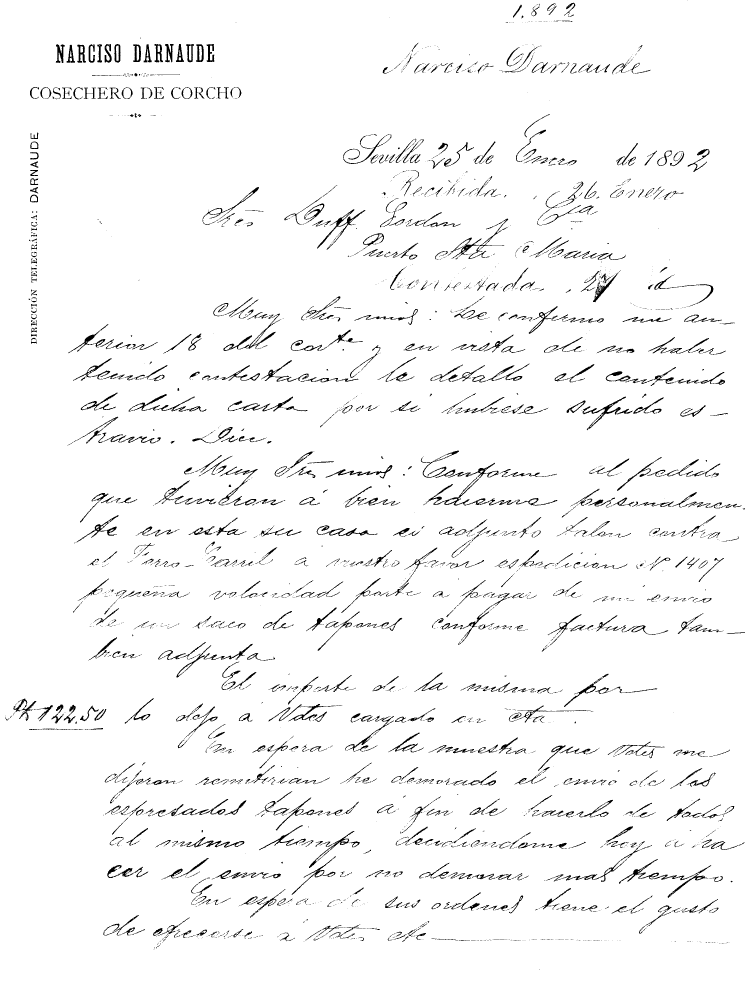
#> input picture Narciso2_met_1_vec_0_sig_0_thr_134.png, 2233 x 2960 px, found by its file name (shown at 1/3 size)
$ python main_simple.py
#> lines starting #> are read from the running program, lines starting #| are printed output that depends on the picture; after the words box and inside, x2 and y2 are one past the last pixel; in counts of white or black regions, pixels touching at a corner belong together
### Separacion.py
import numpy as np
from skimage import measure

class Separacion:
    def vert_hist(self, img):
        hist = np.sum(img, 1)
        return hist

    def hor_hist(self, img):
        hist = np.sum(img, 0)
        return hist

    # Entrada: Histograma horizontal
    # Salida: Tuplet: (Coordenada horizontal de la división de la página, longitud de la racha máxima de mínimos en el
    #       histograma). El segundo valor del tuplet se utiliza para saber si el documento tiene una columna de texto
    #       únicamente y no necesita ser dividido
    # [29 lines left out: function columnas, not called in this run]

    # Entrada: Histograma vertical
    # Entrada: Valor mínimo sobre el que realizar la media para colocar las líneas de separación
    # Salidas: Vectores de coordenadas 'y' de inicio y final de línea
    def filas(self, histograma, umbral):
        long = histograma.size
        inicioFila = []
        finalFila = []
        inicio =[]
        final = []

        # Detectar inicio de la primera fila
        inicioPrimeraFila = 0
        for x in range(0, long - 1):
            if (histograma[x] <= umbral) & (histograma[x] > 0):
                inicioPrimeraFila = x
                break
        # Detectar final de la última fila
        finalUltimaFila = long - 1
        for x in range(long - 1, 0, -1):
            if (histograma[x] <= umbral) & (histograma[x] > 0):
                finalUltimaFila = x
                break
        #Detectar filas
        for x in range(inicioPrimeraFila, finalUltimaFila):
            # Detectar inicio de fila
            if (histograma[x] < umbral) & (histograma[x + 1] >= umbral):
                inicioFila.append(x + 1)
            # Detectar final de fila
            if (histograma[x] >= umbral) & (histograma[x + 1] < umbral):
                finalFila.append(x)

        inicio.append(inicioPrimeraFila)

        numeroFilas = len(inicioFila)
        zeros_ini = np.zeros(numeroFilas)
        zeros_fin = np.zeros(numeroFilas)

        for x in range(0, numeroFilas - 1):
            zeros_fin[x] = finalFila[x]
            zeros_ini[x] = inicioFila[x + 1]

            for y in range(finalFila[x], inicioFila[x + 1]):
                if (histograma[y] == 0) & (histograma[y + 1] > 0):
                    zeros_ini[x] = y + 1

                if (histograma[y] > 0) & (histograma[y + 1] == 0):
                    zeros_fin[x] = y

            if (zeros_ini[x] == inicioFila[x + 1]) & (zeros_fin[x] == finalFila[x]):
                index = np.argmin(histograma[finalFila[x]:inicioFila[x + 1]]) + finalFila[x]
                final.append(index)
                inicio.append(index)
            else:
                final.append(int(zeros_fin[x]))
                inicio.append(int(zeros_ini[x]))

        final.append(finalUltimaFila)

        return (inicio, final)

    # Entrada: Histograma horizontal de la fila
    # Entrada: Valor mínimo sobre el que realizar la media para colocar las líneas de separación
    # Salidas: Vectores de coordenadas 'x' de inicio y final de palabra
    def palabras(self, histograma, minimo_hueco, minimo_palabra):
        long = histograma.size
        ini = []
        fin = []
        inicios = []
        finales = []
        inicios_ok = []
        finales_ok = []

        for x in range(0, long-1):
            if (histograma[x] == 0) & (histograma[x + 1] > 0):
                ini.append(x + 1)

            if (histograma[x] > 0) & (histograma[x + 1] == 0):
                fin.append(x)

        inicios.append(ini[0])

        for x in range(0,len(ini)-1):
            if (ini[x+1]-fin[x]) > minimo_hueco:
                finales.append(fin[x])
                inicios.append(ini[x+1])

        finales.append(fin[len(fin)-1])

        for x in range(0,len(inicios)):
            if finales[x]-inicios[x] > minimo_palabra:
                inicios_ok.append(inicios[x])
                finales_ok.append(finales[x])

        return (inicios_ok,finales_ok)


    # [54 lines left out: functions ajustar, ampliar, borde, not called in this run]

### Filtros.py
import cv2
import numpy as np


class Filtros:
    # Entrada:  1. Histograma
    #           2. Ancho para convolucionar en el cálculo de la mediana
    # Salida:   Histograma con la mediana calculada comparando cada punto con los n-vecinos, con n = ancho
    def mediana(self, histograma, ancho):
        long = histograma.size
        filt_hist = []

        for i in range(0, long):
            if i < ancho:
                ordenado = sorted(histograma[0:i+ancho])
                rango = i + ancho
            elif i > (long - ancho):
                ordenado = sorted(histograma[i-ancho:long])
                rango = long - (i-ancho)
            else:
                ordenado = sorted(histograma[i-ancho:i + ancho])
                rango = 2*ancho
            valor = ordenado[int(rango/2)] # Ordenamos los valores y cogemos el de la mitad, redondeando la mitad hacia arriba
            filt_hist.append(valor)

        np_array_filt_hist = np.array(filt_hist)
        return np_array_filt_hist

    # [20 lines left out: function media, not called in this run]

### main_simple.py
import cv2
import numpy as np
import matplotlib.pyplot as plt
import Separacion
import Filtros

separar = Separacion.Separacion()
filtro = Filtros.Filtros()

print("Importar imagen umbralizada")
img = cv2.imread('../Narciso2_met_1_vec_0_sig_0_thr_134.png', 0)
#> img: shape (2960, 2233); 96.5% white; 3397 black regions (2399 under 20 px), largest, box (x1, y1, x2, y2) and area: (1344, 656, 1525, 778) 1980, (1270, 1432, 1456, 1517) 1939, (1748, 1190, 1898, 1291) 1902

filas, colum = img.shape
#> filas = 2960; colum = 2233

print("Importar imagen original")
img2 = cv2.imread('../imgs/Narciso2.png', -1)

print("Histograma vertical")
hist_ver = separar.vert_hist(img)
#> in vert_hist, `hist = np.sum(img, 1)`: hist = 2960 values, max 569415 at index 1, min 447525 at index 1510, mean 549320.8
#> hist_ver has the same summary as hist in vert_hist

print("Filtrado")
filtrado = filtro.mediana(hist_ver, 10)
#> the loop in mediana, `for i in range(0, long):` made 2960 passes
#> valor on passes 1 to 12: 569415, 569415, 569415, 569415, 569415, 569160, 569160, 568905, 568905, 567375, 567375, 565335
#> after the loop in mediana, `for i in range(0, long):`: filt_hist = 2960 values, max 569415 at index 0, min 476850 at index 1505, mean 550869.9
#> in mediana, `np_array_filt_hist = np.array(filt_hist)`: np_array_filt_hist has the same summary as filt_hist
#> filtrado has the same summary as filt_hist in mediana

print("Separar filas")
ini_filas, fin_filas = separar.filas(filtrado, 100)
#> after the loop in filas, `for x in range(inicioPrimeraFila, finalUltimaFila):`: finalFila = []
#> in filas, `numeroFilas = len(inicioFila)`: numeroFilas = 0
#> after the loop in filas, `for x in range(0, numeroFilas - 1):`: final = []; inicio = [0]
#> ini_filas = [0]; fin_filas = [2959]
tam = len(ini_filas)
#> tam = 1

for x in range(0,tam):
    cv2.line(img, (0, ini_filas[x]), (colum, ini_filas[x]), 100, 5)
    cv2.line(img, (0, fin_filas[x]), (colum, fin_filas[x]), 100, 5)
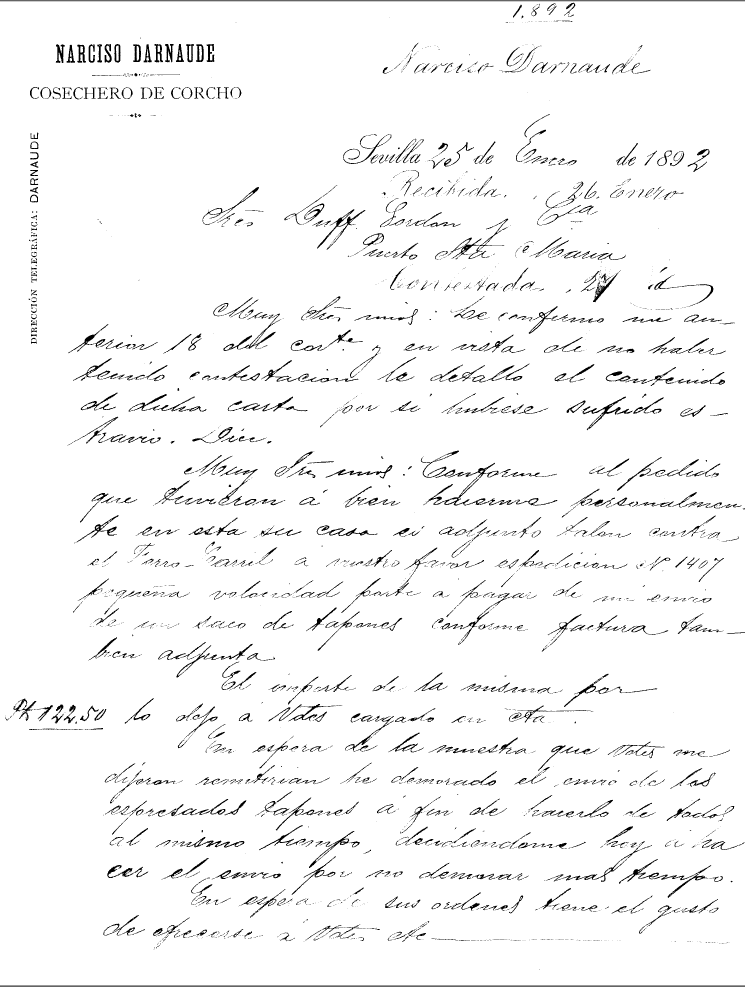
#> img: shape (2960, 2233) (shown at 1/3 size); min 0, max 255, mean 245.6

print("Separar palabras")
for x in range(0,tam):
    fila = img[ini_filas[x]:fin_filas[x], 0:colum]
    hist_fila = separar.hor_hist(fila)
#> (the run stopped early here; a loop or call above may not have finished)

$ run again, with Narciso1_met_1_vec_0_sig_0_thr_143.png copied over Narciso2_met_1_vec_0_sig_0_thr_134.png
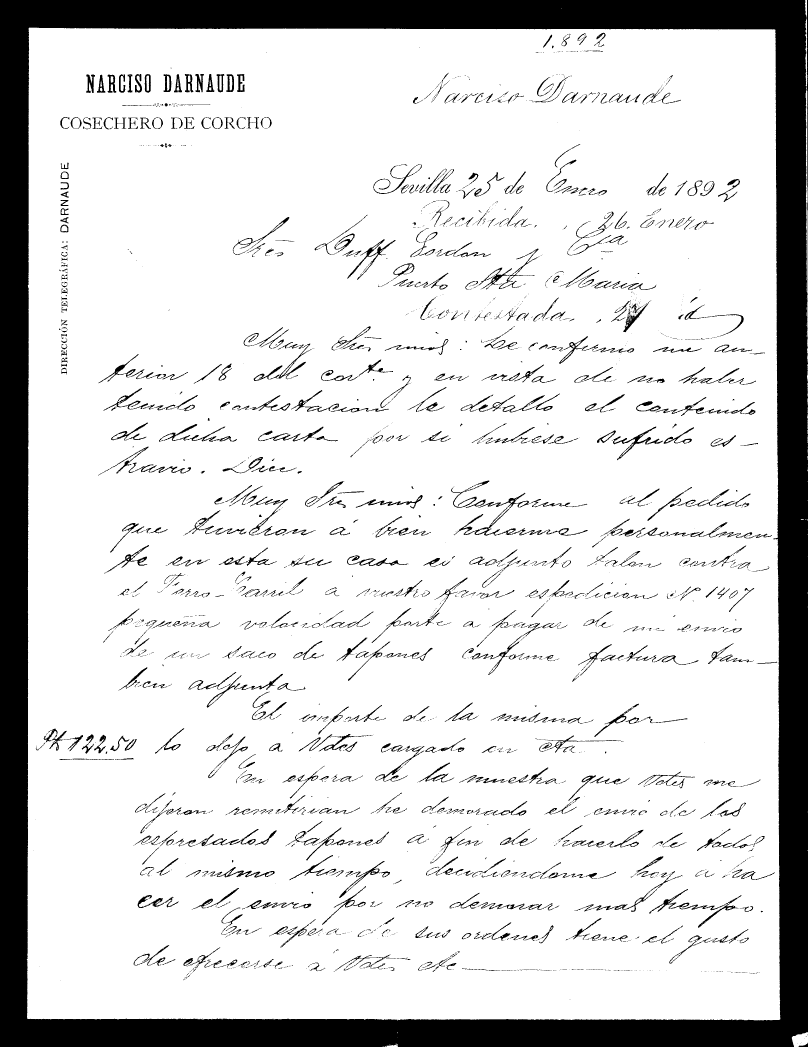
#> input picture Narciso1_met_1_vec_0_sig_0_thr_143.png, 2424 x 3140 px, found by its file name (shown at 1/3 size)
#> hist = 3140 values, max 576300 at index 3047, min 0 at index 3062, mean 523353.9
#> hist_ver has the same summary as hist in vert_hist
#> the loop in mediana, `for i in range(0, long):` made 3140 passes
#> (ordenado, valor) on pass 1: ([1275, 1275, 1275, 1275, 1275, 1275, 1275, 1275, 1530, 1530], 1275)
#> after the loop in mediana, `for i in range(0, long):`: filt_hist = 3140 values, max 576045 at index 3037, min 0 at index 3063, mean 525041.9
#> np_array_filt_hist has the same summary as filt_hist
#> filtrado has the same summary as filt_hist in mediana
#> after the loop in filas, `for x in range(inicioPrimeraFila, finalUltimaFila):`: finalFila = [3062]; inicioFila = [3096]
#> numeroFilas = 1
#> after the loop in filas, `for x in range(0, numeroFilas - 1):`: final = []; inicio = [0]
#> fin_filas = [3139]
#> tam = 1
#> after the loop `for x in range(0,tam):`:
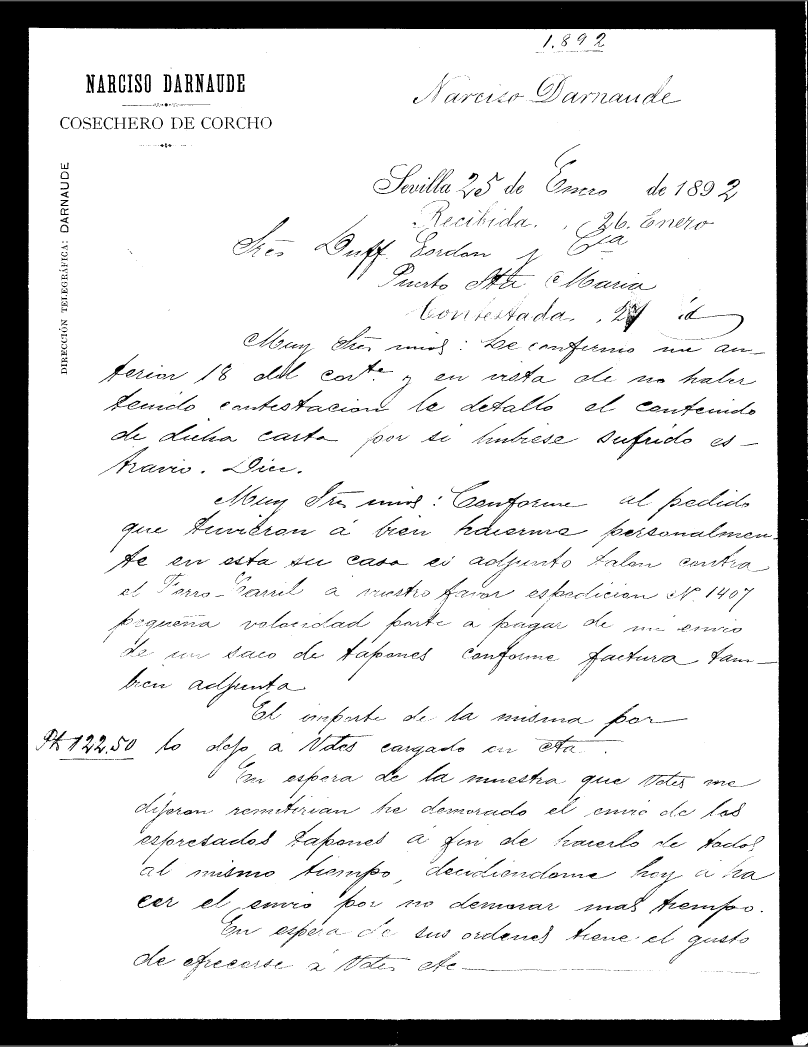
#> img: shape (3140, 2424) (shown at 1/3 size); min 0, max 255, mean 216.2

$ run again, with 0003_sin_escudo_met_0_vec_0_sig_0_thr_0.png copied over Narciso2_met_1_vec_0_sig_0_thr_134.png
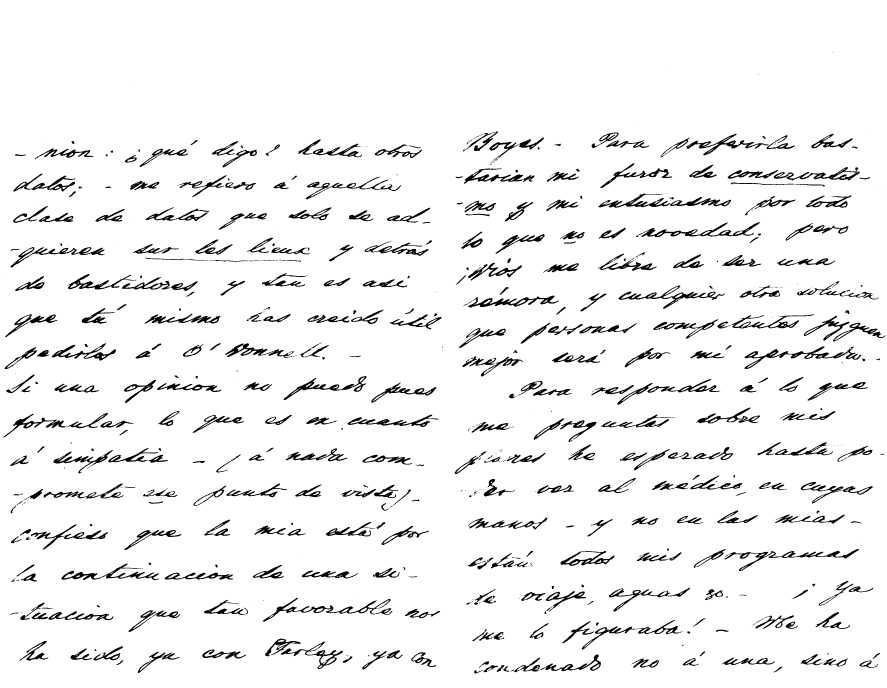
#> input picture 0003_sin_escudo_met_0_vec_0_sig_0_thr_0.png, 3546 x 2752 px, found by its file name (shown at 1/4 size)
#> hist = 2752 values, max 904230 at index 0, min 623985 at index 1554, mean 853163.1
#> hist_ver has the same summary as hist in vert_hist
#> after the loop in mediana, `for i in range(0, long):`: filt_hist = 2752 values, max 904230 at index 0, min 672945 at index 1549, mean 855323.5
#> np_array_filt_hist has the same summary as filt_hist
#> filtrado has the same summary as filt_hist in mediana
#> after the loop in filas, `for x in range(inicioPrimeraFila, finalUltimaFila):`: finalFila = []
#> numeroFilas = 0
#> after the loop in filas, `for x in range(0, numeroFilas - 1):`: final = []; inicio = [0]
#> fin_filas = [2751]
#> tam = 1
#> after the loop `for x in range(0,tam):`:
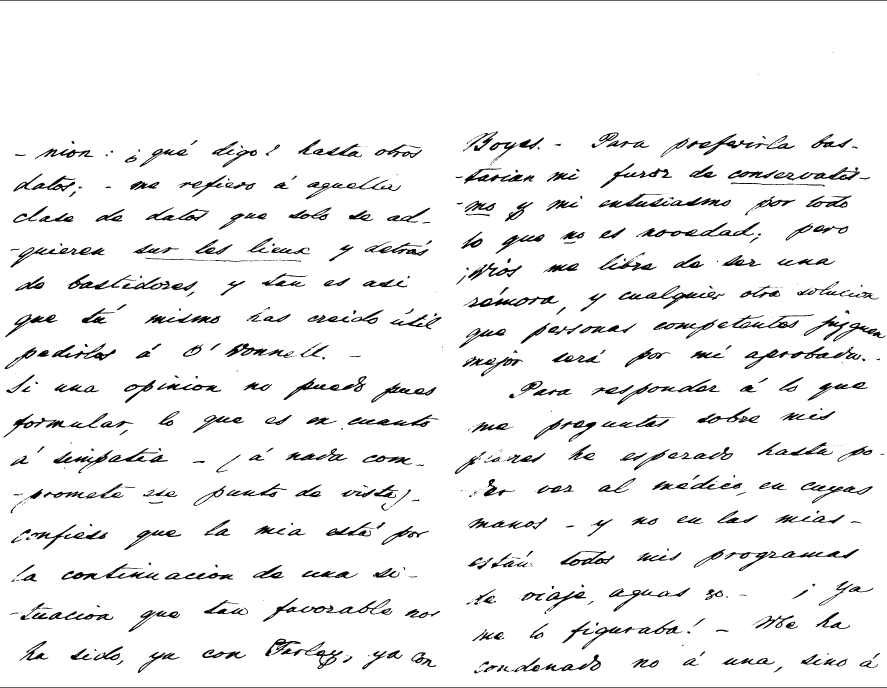
#> img: shape (2752, 3546) (shown at 1/4 size); min 0, max 255, mean 240.1
